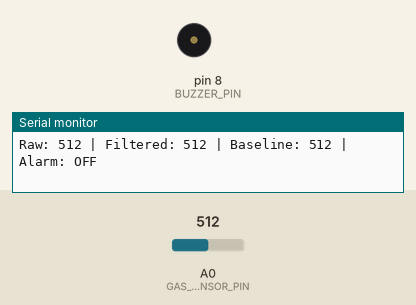
Bench run of a sketch on a simulated Arduino Uno, built with avr-gcc and run on an emulated ATmega328P. On the bench: buzzer (waves = sounding), the last lines printed to the serial monitor. Inputs (shaded band) come from the test bench; at power-on: A0 (GAS_SENSOR_PIN) = 512.

Above: at 2.2 s.
2.3 s: A0 (GAS_SENSOR_PIN) set to 577
5.3 s: A0 (GAS_SENSOR_PIN) set to 594
At 7.7 s:
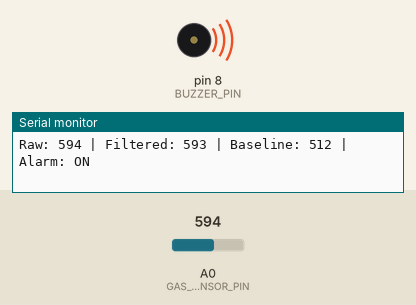
8.3 s: A0 (GAS_SENSOR_PIN) set to 511
At 9.8 s:
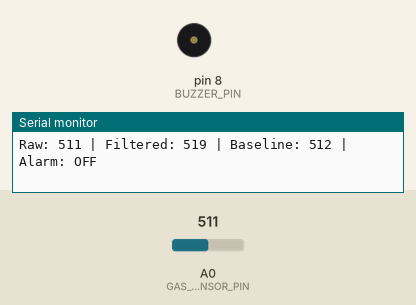
Timing chart, 0 to 11.3 s (numbered marks = the images above; inputs shaded):
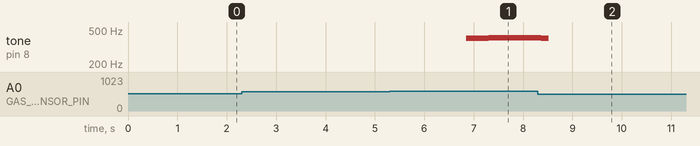

The sketch:

gas_sensor.ino
```cpp
const int GAS_SENSOR_PIN = A0;
const int BUZZER_PIN = 8;

const int CALIBRATION_SAMPLES = 50;
const int SAMPLE_COUNT = 10;
const float FILTER_ALPHA = 0.2;

int baseline = 0;
float filteredValue = 0;

int gasThresholdOffset = 80;
int hysteresis = 20;

bool alarmActive = false;

void setup() {
  Serial.begin(9600);
  pinMode(BUZZER_PIN, OUTPUT);

  Serial.println("Gas detection system starting...");
  Serial.println("Calibrating sensor...");

  baseline = calibrateSensor();
  filteredValue = baseline;

  Serial.print("Baseline: ");
  Serial.println(baseline);
}

void loop() {
  int rawValue = readAveragedGasValue();
  filteredValue = FILTER_ALPHA * rawValue + (1.0 - FILTER_ALPHA) * filteredValue;

  int alarmThreshold = baseline + gasThresholdOffset;
  int resetThreshold = alarmThreshold - hysteresis;

  if (!alarmActive && filteredValue > alarmThreshold) {
    alarmActive = true;
    Serial.println("WARNING: Gas detected!");
  }
  else if (alarmActive && filteredValue < resetThreshold) {
    alarmActive = false;
    noTone(BUZZER_PIN);
    Serial.println("Gas level back to normal.");
  }

  Serial.print("Raw: ");
  Serial.print(rawValue);
  Serial.print(" | Filtered: ");
  Serial.print((int)filteredValue);
  Serial.print(" | Baseline: ");
  Serial.print(baseline);
  Serial.print(" | Alarm: ");
  Serial.println(alarmActive ? "ON" : "OFF");

  if (alarmActive) {
    handleBuzzer((int)filteredValue, alarmThreshold);
  } else {
    noTone(BUZZER_PIN);
  }

  delay(100);
}

int calibrateSensor() {
  long total = 0;
  for (int i = 0; i < CALIBRATION_SAMPLES; i++) {
    total += analogRead(GAS_SENSOR_PIN);
    delay(20);
  }
  return total / CALIBRATION_SAMPLES;
}

int readAveragedGasValue() {
  long total = 0;
  for (int i = 0; i < SAMPLE_COUNT; i++) {
    total += analogRead(GAS_SENSOR_PIN);
    delay(5);
  }
  return total / SAMPLE_COUNT;
}

void handleBuzzer(int currentValue, int threshold) {
  int excess = currentValue - threshold;
  excess = constrain(excess, 0, 400);

  // Higher gas => higher pitch
  int frequency = map(excess, 0, 400, 400, 2000);

  tone(BUZZER_PIN, frequency);
}
```

Measured:
- the behaviour switches between 593 and 594 on A0 (GAS_SENSOR_PIN) (found by bisection; images 0 and 1)
- after the input at 5.3 s, tone on pin 8 (BUZZER_PIN): silent → 400 Hz after 1.5 s, → 404 Hz 0.46 s later
- after the input at 8.3 s, tone on pin 8 (BUZZER_PIN): 404 Hz → 400 Hz after 0.07 s, → silent 0.15 s later
